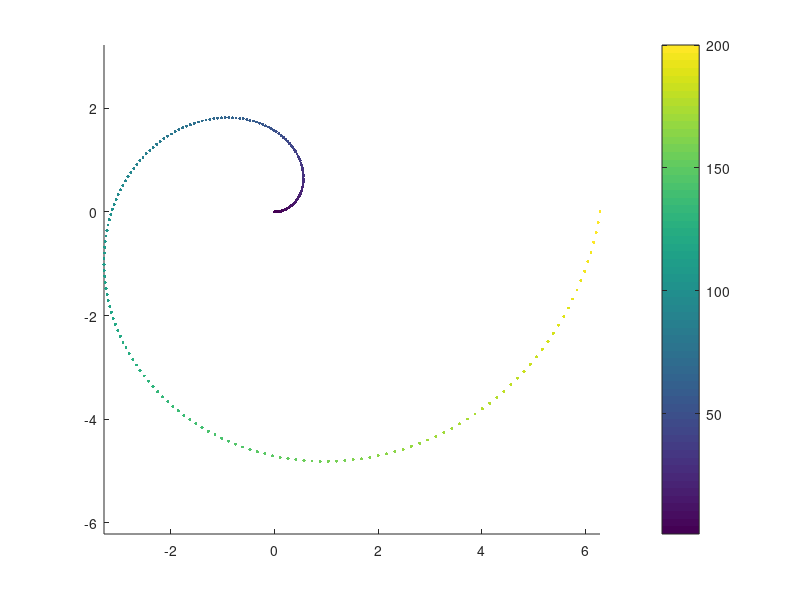
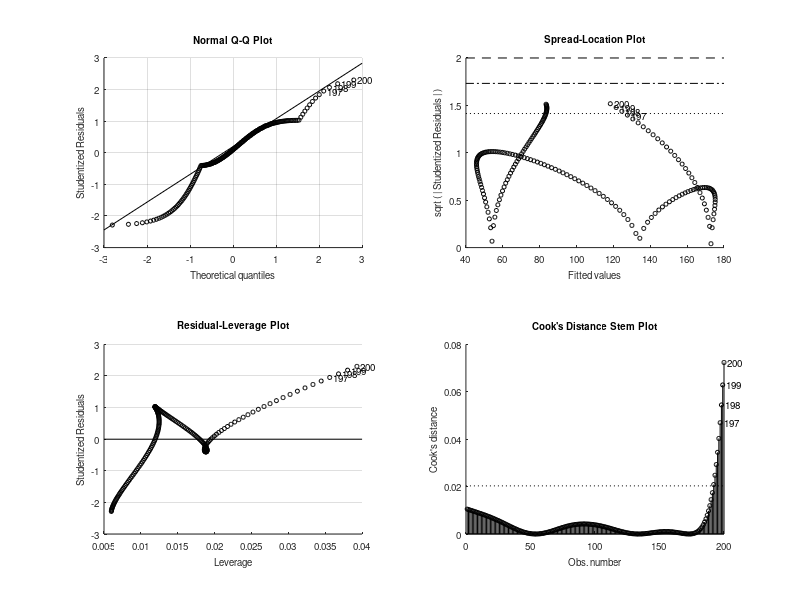

The MATLAB script that drew these images, in order: (Note: this script raises an error after producing the figures.)
clear all
close all


%%

% n1 = 100;
% n2 = 100;
% 
% x = [linspace(0, 1, n1)'; cos(linspace(0, pi, n2))'];
% y = [zeros(n1, 1); sin(linspace(0, pi, n2))'];
theta = linspace(0, 2*pi, 200)';

x = theta.*cos(theta);
y = theta.*sin(theta);

t = (1:length(x))';

figure;
scatter(x,y,50, t, '.')
colorbar
axis equal

%%

data = [x y];
mdl = fitlm(data,t,'linear');

[pred_time, pred_time_int] = predict(mdl, data);

figure;
plot(t, pred_time, '.')

figure;
scatter(x,y,50, pred_time, '.')
colorbar
axis equal

[X, Y] = meshgrid(linspace(min(x),max(x),100), linspace(min(y),max(y),100));
[pred_time, pred_time_int] = predict(mdl, [X(:) Y(:)]);

figure;
imagesc(reshape(pred_time, size(X)))
colorbar